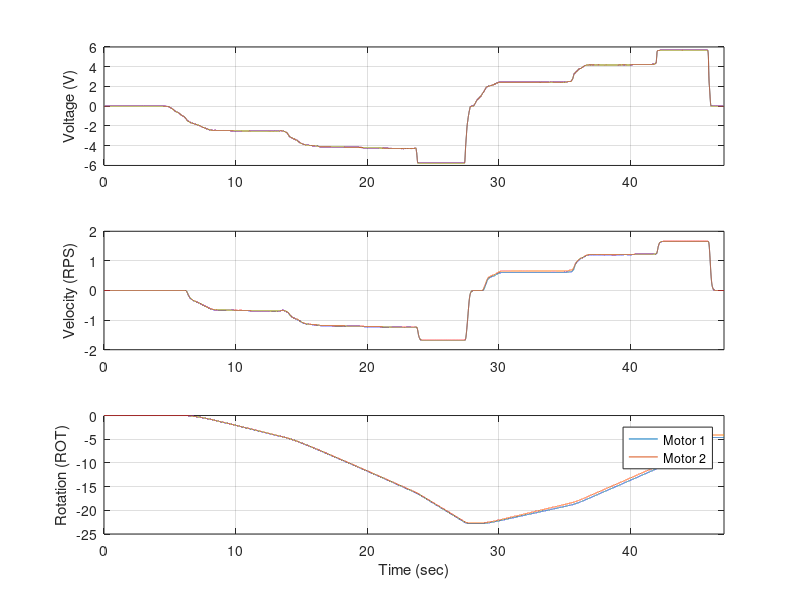

Reproduce this figure in MATLAB.
clc, clear all
%%

% index
ind.rc    = 1:4;
ind.vel_M = 5:6;
ind.ang_M = 7:8;
ind.gyro  = 9:11;
ind.acc   = 12:14;
ind.rpy   = 15:17;
ind.voltage_M = 18:19;
ind.curr  = 20:21;
ind.rob_pos = 22:23;
ind.rob_vel = 24:25;
ind.rob_vel_inp = 26:27;
ind.rob_vel_sp  = 28:29;


%% move up segway from horizontal to standing position

load data_motor_voltage_to_speed.mat

figure(95)
ax(1) = subplot(311);
plot(data.time, data.values(:,ind.voltage_M)), grid on
ylabel('Voltage (V)')
ax(2) = subplot(312);
plot(data.time, data.values(:,ind.vel_M) / (2*pi)), grid on
ylabel('Velocity (RPS)')
ax(3) = subplot(313);
plot(data.time, data.values(:,ind.ang_M) / (2*pi)), grid on
ylabel('Rotation (ROT)'), xlabel('Time (sec)')
legend('Motor 1', ...
    'Motor 2', ...
    'Location', 'best')
linkaxes(ax, 'x'), clear ax
xlim([0 data.time(end)])

inp_neg = [-2.53; -4.27; -5.76]; % voltage
out_neg = [-0.69; -1.24; -1.68]; % RPS
M_neg = [inp_neg, ones(size(inp_neg))];
theta_neg = M_neg \ out_neg
theta_neg(1) * 60 * 12

inp_pos = [2.42; 4.23; 5.69]; % voltage
out_pos = [0.62; 1.23; 1.65]; % RPS
M_pos = [inp_pos, ones(size(inp_pos))];
theta_pos = M_pos \ out_pos
theta_pos(1) * 60 * 12

% theoretical value
606/35.03*12

% measrued motor constant applied to firmware
